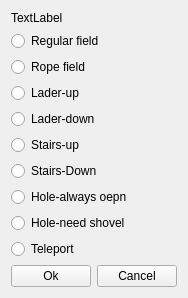
<?xml version="1.0" encoding="UTF-8"?>
<ui version="4.0">
 <class>PointInRootSetterWindow</class>
 <widget class="QWidget" name="PointInRootSetterWindow">
  <property name="geometry">
   <rect>
    <x>0</x>
    <y>0</y>
    <width>176</width>
    <height>278</height>
   </rect>
  </property>
  <property name="windowTitle">
   <string>PointInRootSetterWindow</string>
  </property>
  <layout class="QGridLayout" name="gridLayout_2">
   <item row="0" column="0">
    <layout class="QGridLayout" name="gridLayout">
     <item row="1" column="0">
      <layout class="QVBoxLayout" name="verticalLayout">
       <item>
        <spacer name="verticalSpacer">
         <property name="orientation">
          <enum>Qt::Vertical</enum>
         </property>
         <property name="sizeHint" stdset="0">
          <size>
           <width>20</width>
           <height>40</height>
          </size>
         </property>
        </spacer>
       </item>
       <item>
        <widget class="QLabel" name="positionLabel">
         <property name="text">
          <string>TextLabel</string>
         </property>
        </widget>
       </item>
       <item>
        <layout class="QVBoxLayout" name="verticalLayout_2">
         <item>
          <widget class="QRadioButton" name="fieldButton_regular">
           <property name="text">
            <string>Regular field</string>
           </property>
          </widget>
         </item>
         <item>
          <widget class="QRadioButton" name="fieldButton_ropeField">
           <property name="text">
            <string>Rope field</string>
           </property>
          </widget>
         </item>
         <item>
          <widget class="QRadioButton" name="fieldButton_ladderUp">
           <property name="text">
            <string>Lader-up</string>
           </property>
          </widget>
         </item>
         <item>
          <widget class="QRadioButton" name="fieldButton_ladderDown">
           <property name="text">
            <string>Lader-down</string>
           </property>
          </widget>
         </item>
         <item>
          <widget class="QRadioButton" name="fieldButton_stairsUp">
           <property name="text">
            <string>Stairs-up</string>
           </property>
          </widget>
         </item>
         <item>
          <widget class="QRadioButton" name="fieldButton_stairsDown">
           <property name="text">
            <string>Stairs-Down</string>
           </property>
          </widget>
         </item>
         <item>
          <widget class="QRadioButton" name="fieldButton_openHole">
           <property name="text">
            <string>Hole-always oepn</string>
           </property>
          </widget>
         </item>
         <item>
          <widget class="QRadioButton" name="fieldButton_holeShovelNeeded">
           <property name="text">
            <string>Hole-need shovel</string>
           </property>
          </widget>
         </item>
         <item>
          <widget class="QRadioButton" name="fieldButton_teleport">
           <property name="text">
            <string>Teleport</string>
           </property>
          </widget>
         </item>
        </layout>
       </item>
       <item>
        <layout class="QHBoxLayout" name="horizontalLayout">
         <item>
          <widget class="QPushButton" name="okButton">
           <property name="text">
            <string>Ok</string>
           </property>
          </widget>
         </item>
         <item>
          <widget class="QPushButton" name="cancelButton">
           <property name="text">
            <string>Cancel</string>
           </property>
          </widget>
         </item>
        </layout>
       </item>
       <item>
        <spacer name="verticalSpacer_3">
         <property name="orientation">
          <enum>Qt::Vertical</enum>
         </property>
         <property name="sizeHint" stdset="0">
          <size>
           <width>20</width>
           <height>40</height>
          </size>
         </property>
        </spacer>
       </item>
      </layout>
     </item>
    </layout>
   </item>
  </layout>
 </widget>
 <layoutdefault spacing="6" margin="11"/>
 <resources/>
 <connections>
  <connection>
   <sender>okButton</sender>
   <signal>clicked()</signal>
   <receiver>PointInRootSetterWindow</receiver>
   <slot>okButtonClicked()</slot>
   <hints>
    <hint type="sourcelabel">
     <x>49</x>
     <y>257</y>
    </hint>
    <hint type="destinationlabel">
     <x>89</x>
     <y>143</y>
    </hint>
   </hints>
  </connection>
  <connection>
   <sender>cancelButton</sender>
   <signal>clicked()</signal>
   <receiver>PointInRootSetterWindow</receiver>
   <slot>cancelButtonClicked()</slot>
   <hints>
    <hint type="sourcelabel">
     <x>130</x>
     <y>257</y>
    </hint>
    <hint type="destinationlabel">
     <x>89</x>
     <y>143</y>
    </hint>
   </hints>
  </connection>
 </connections>
 <slots>
  <slot>cancelButtonClicked()</slot>
  <slot>okButtonClicked()</slot>
 </slots>
</ui>
